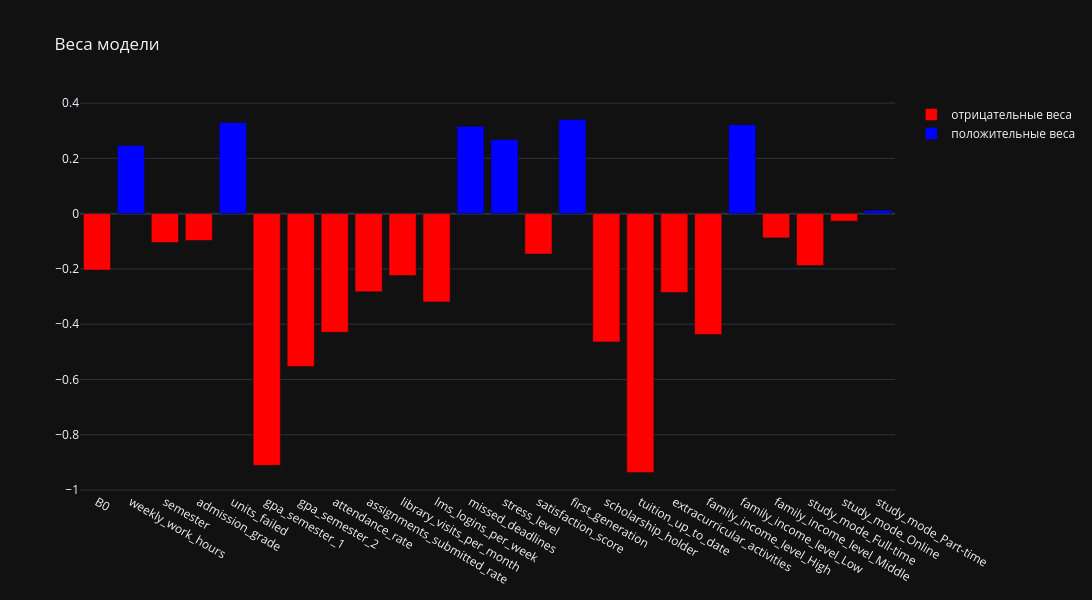

Write notebook code for a chart like this one.
### Code cell
pipe_short.fit(X_train, y_train)
B0, B = get_coefs(pipe_short['model'])
names = list(pipe_short[:-1].get_feature_names_out())
print_model(B0, B, names)

Bs = np.hstack([B0, B])
vis_weigths(Bs, names)

### Figure 1 — Plotly figure (JSON) as saved in the notebook; plotly's stock layout.template omitted (floating-point values rounded to 4 significant figures)
{"data": [{"marker": {"color": "red"}, "name": "отрицательные веса", "type": "bar", "x": [0, 2, 3, 5, 6, 7, 8, 9, 10, 13, 15, 16, 17, 18, 20, 21, 22], "y": [-0.2041, -0.1043, -0.09687, -0.9104, -0.5533, -0.4295, -0.2826, -0.2241, -0.3193, -0.1464, -0.4641, -0.9362, -0.2856, -0.4371, -0.0879, -0.1878, -0.02723]}, {"marker": {"color": "blue"}, "name": "положительные веса", "type": "bar", "x": [1, 4, 11, 12, 14, 19, 23], "y": [0.2463, 0.3298, 0.3159, 0.2681, 0.3402, 0.3216, 0.0117]}], "layout": {"height": 600, "title": {"text": "Веса модели"}, "width": 1200, "xaxis": {"tickmode": "array", "ticktext": ["B0", "weekly_work_hours", "semester", "admission_grade", "units_failed", "gpa_semester_1", "gpa_semester_2", "attendance_rate", "assignments_submitted_rate", "library_visits_per_month", "lms_logins_per_week", "missed_deadlines", "stress_level", "satisfaction_score", "first_generation", "scholarship_holder", "tuition_up_to_date", "extracurricular_activities", "family_income_level_High", "family_income_level_Low", "family_income_level_Middle", "study_mode_Full-time", "study_mode_Online", "study_mode_Part-time"], "tickvals": [0, 1, 2, 3, 4, 5, 6, 7, 8, 9, 10, 11, 12, 13, 14, 15, 16, 17, 18, 19, 20, 21, 22, 23]}}}
